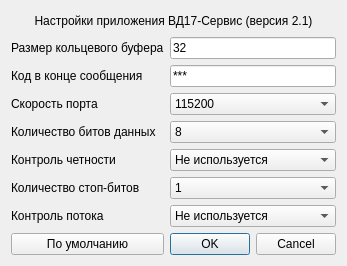
<?xml version="1.0" encoding="UTF-8"?>
<ui version="4.0">
 <class>appSettings</class>
 <widget class="QDialog" name="appSettings">
  <property name="geometry">
   <rect>
    <x>0</x>
    <y>0</y>
    <width>328</width>
    <height>261</height>
   </rect>
  </property>
  <property name="windowTitle">
   <string>Dialog</string>
  </property>
  <layout class="QGridLayout" name="gridLayout">
   <item row="2" column="1">
    <widget class="QLineEdit" name="lineEdit_messageCode">
     <property name="text">
      <string>***</string>
     </property>
    </widget>
   </item>
   <item row="1" column="1">
    <widget class="QLineEdit" name="lineEdit_bufferSize">
     <property name="text">
      <string>32</string>
     </property>
    </widget>
   </item>
   <item row="3" column="0">
    <widget class="QLabel" name="label_UART_speed">
     <property name="text">
      <string>Скорость порта</string>
     </property>
    </widget>
   </item>
   <item row="1" column="0">
    <widget class="QLabel" name="label_bufferSize">
     <property name="text">
      <string>Размер кольцевого буфера</string>
     </property>
    </widget>
   </item>
   <item row="3" column="1">
    <widget class="QComboBox" name="comboBox_UART_speed">
     <item>
      <property name="text">
       <string>115200</string>
      </property>
     </item>
     <item>
      <property name="text">
       <string>57600</string>
      </property>
     </item>
     <item>
      <property name="text">
       <string>38400</string>
      </property>
     </item>
     <item>
      <property name="text">
       <string>19200</string>
      </property>
     </item>
     <item>
      <property name="text">
       <string>9600</string>
      </property>
     </item>
     <item>
      <property name="text">
       <string>4800</string>
      </property>
     </item>
     <item>
      <property name="text">
       <string>2400</string>
      </property>
     </item>
     <item>
      <property name="text">
       <string>1200</string>
      </property>
     </item>
    </widget>
   </item>
   <item row="2" column="0">
    <widget class="QLabel" name="label_messageCode">
     <property name="text">
      <string>Код в конце сообщения</string>
     </property>
    </widget>
   </item>
   <item row="4" column="0">
    <widget class="QLabel" name="label_UART_dataBits">
     <property name="text">
      <string>Количество битов данных</string>
     </property>
    </widget>
   </item>
   <item row="6" column="0">
    <widget class="QLabel" name="label_UART_stopBits">
     <property name="text">
      <string>Количество стоп-битов</string>
     </property>
    </widget>
   </item>
   <item row="5" column="0">
    <widget class="QLabel" name="label_UAR_parity">
     <property name="text">
      <string>Контроль четности</string>
     </property>
    </widget>
   </item>
   <item row="4" column="1">
    <widget class="QComboBox" name="comboBox_UART_dataBits">
     <item>
      <property name="text">
       <string>8</string>
      </property>
     </item>
     <item>
      <property name="text">
       <string>7</string>
      </property>
     </item>
     <item>
      <property name="text">
       <string>6</string>
      </property>
     </item>
     <item>
      <property name="text">
       <string>5</string>
      </property>
     </item>
    </widget>
   </item>
   <item row="5" column="1">
    <widget class="QComboBox" name="comboBox_UART_parity">
     <item>
      <property name="text">
       <string>Не используется</string>
      </property>
     </item>
     <item>
      <property name="text">
       <string>Четность</string>
      </property>
     </item>
     <item>
      <property name="text">
       <string>Нечетность</string>
      </property>
     </item>
     <item>
      <property name="text">
       <string>Пространственный</string>
      </property>
     </item>
     <item>
      <property name="text">
       <string>Маркировочный</string>
      </property>
     </item>
    </widget>
   </item>
   <item row="8" column="1">
    <widget class="QDialogButtonBox" name="buttonBox">
     <property name="orientation">
      <enum>Qt::Horizontal</enum>
     </property>
     <property name="standardButtons">
      <set>QDialogButtonBox::Cancel|QDialogButtonBox::Ok</set>
     </property>
    </widget>
   </item>
   <item row="7" column="0">
    <widget class="QLabel" name="label_UART_flowControl">
     <property name="text">
      <string>Контроль потока</string>
     </property>
    </widget>
   </item>
   <item row="7" column="1">
    <widget class="QComboBox" name="comboBox_UART_flowControl">
     <item>
      <property name="text">
       <string>Не используется</string>
      </property>
     </item>
     <item>
      <property name="text">
       <string>Аппаратный</string>
      </property>
     </item>
     <item>
      <property name="text">
       <string>Программный</string>
      </property>
     </item>
    </widget>
   </item>
   <item row="8" column="0">
    <widget class="QPushButton" name="pushButton_defaultSettings">
     <property name="text">
      <string>По умолчанию</string>
     </property>
    </widget>
   </item>
   <item row="6" column="1">
    <widget class="QComboBox" name="comboBox_UART_stopBits">
     <item>
      <property name="text">
       <string>1</string>
      </property>
     </item>
     <item>
      <property name="text">
       <string>1.5</string>
      </property>
     </item>
     <item>
      <property name="text">
       <string>2</string>
      </property>
     </item>
    </widget>
   </item>
   <item row="0" column="0" colspan="2">
    <widget class="QLabel" name="label">
     <property name="sizePolicy">
      <sizepolicy hsizetype="MinimumExpanding" vsizetype="Preferred">
       <horstretch>0</horstretch>
       <verstretch>0</verstretch>
      </sizepolicy>
     </property>
     <property name="minimumSize">
      <size>
       <width>0</width>
       <height>20</height>
      </size>
     </property>
     <property name="text">
      <string>Настройки приложения ВД17-Сервис (версия 2.1)</string>
     </property>
     <property name="alignment">
      <set>Qt::AlignCenter</set>
     </property>
    </widget>
   </item>
  </layout>
 </widget>
 <resources/>
 <connections>
  <connection>
   <sender>buttonBox</sender>
   <signal>accepted()</signal>
   <receiver>appSettings</receiver>
   <slot>accept()</slot>
   <hints>
    <hint type="sourcelabel">
     <x>248</x>
     <y>254</y>
    </hint>
    <hint type="destinationlabel">
     <x>157</x>
     <y>274</y>
    </hint>
   </hints>
  </connection>
  <connection>
   <sender>buttonBox</sender>
   <signal>rejected()</signal>
   <receiver>appSettings</receiver>
   <slot>reject()</slot>
   <hints>
    <hint type="sourcelabel">
     <x>316</x>
     <y>260</y>
    </hint>
    <hint type="destinationlabel">
     <x>286</x>
     <y>274</y>
    </hint>
   </hints>
  </connection>
 </connections>
</ui>
